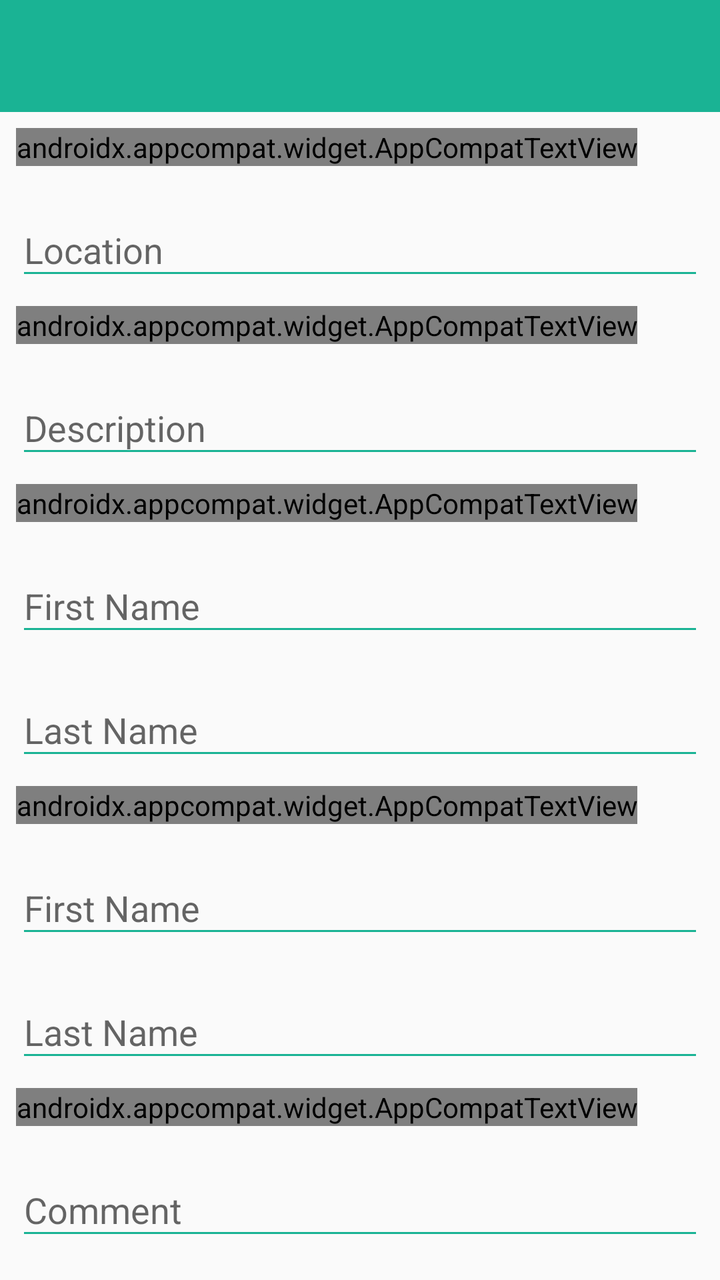
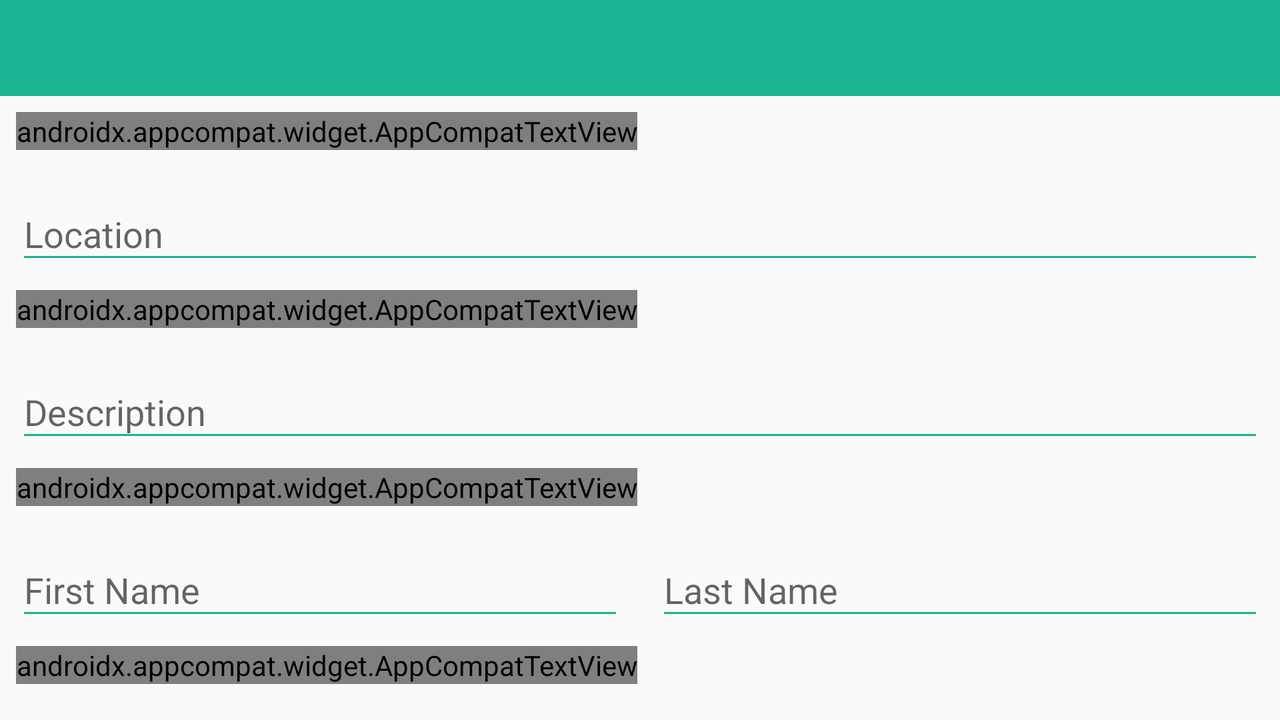

One screen, two layout resources from the same app: the default and the repository's alternative for another configuration. Each is rendered where Android would select it; the XML of both is given below.
<!-- AndroidManifest.xml: application theme AppThemeNoActionBar -->
<!-- res/layout/activity_new_found_object.xml -->
<?xml version="1.0" encoding="utf-8"?>
<RelativeLayout xmlns:android="http://schemas.android.com/apk/res/android"
    xmlns:tools="http://schemas.android.com/tools"
    android:layout_width="match_parent"
    android:layout_height="match_parent"
    xmlns:app="http://schemas.android.com/apk/res-auto"
    tools:context=".activites.NewFoundObjectActivity">

    
    <android.support.design.widget.AppBarLayout
        android:id="@+id/appbar"
        android:layout_width="match_parent"
        android:layout_height="wrap_content"
        android:theme="@style/ThemeOverlay.AppCompat.Dark.ActionBar">

        <include layout="@layout/include_toolbar" />

    </android.support.design.widget.AppBarLayout>

    <android.support.v4.widget.NestedScrollView
        android:layout_width="match_parent"
        android:layout_height="match_parent"
        android:layout_below="@id/appbar">

        <android.support.v7.widget.LinearLayoutCompat
            android:layout_width="match_parent"
            android:layout_height="match_parent"
            android:orientation="vertical">

            
            <android.support.v7.widget.AppCompatTextView
                android:id="@+id/tv_new_object_found_location_title"
                android:layout_width="wrap_content"
                android:layout_height="wrap_content"
                android:layout_marginStart="8dp"
                android:layout_marginTop="8dp"
                android:text="@string/text_new_order_location"
                android:textColor="@color/colorSecondary"
                android:textSize="16sp"
                android:textStyle="bold" />

            
            <android.support.design.widget.TextInputLayout
                android:id="@+id/il_new_object_found_location"
                android:layout_width="match_parent"
                android:layout_height="wrap_content"
                android:layout_marginStart="8dp"
                android:layout_marginTop="8dp"
                android:layout_marginEnd="8dp"
                app:hintTextAppearance="@style/MyHintTextStyle">

                <android.support.v7.widget.AppCompatEditText
                    android:id="@+id/et_new_object_found_location"
                    android:layout_width="match_parent"
                    android:layout_height="wrap_content"
                    android:hint="@string/hint_new_order_location"
                    android:inputType="text"
                    android:theme="@style/MyEditTextStyle" />
            </android.support.design.widget.TextInputLayout>

            
            <android.support.v7.widget.AppCompatTextView
                android:id="@+id/tv_new_object_found_description_title"
                android:layout_width="wrap_content"
                android:layout_height="wrap_content"
                android:layout_marginStart="8dp"
                android:layout_marginTop="8dp"
                android:text="@string/text_new_order_description"
                android:textColor="@color/colorSecondary"
                android:textSize="16sp"
                android:textStyle="bold" />

            
            <android.support.design.widget.TextInputLayout
                android:id="@+id/il_new_object_found_description"
                android:layout_width="match_parent"
                android:layout_height="wrap_content"
                android:layout_marginStart="8dp"
                android:layout_marginTop="8dp"
                android:layout_marginEnd="8dp"
                app:hintTextAppearance="@style/MyHintTextStyle">

                <android.support.v7.widget.AppCompatEditText
                    android:id="@+id/et_new_object_found_description"
                    android:layout_width="match_parent"
                    android:layout_height="wrap_content"
                    android:hint="@string/hint_new_order_description"
                    android:inputType="textMultiLine"
                    android:lines="5"
                    android:minLines="1"
                    android:theme="@style/MyEditTextStyle" />
            </android.support.design.widget.TextInputLayout>

            
            <android.support.v7.widget.AppCompatTextView
                android:id="@+id/tv_new_object_found_by_title"
                android:layout_width="wrap_content"
                android:layout_height="wrap_content"
                android:layout_marginStart="8dp"
                android:layout_marginTop="8dp"
                android:text="@string/text_show_lost_and_found_found_by"
                android:textColor="@color/colorSecondary"
                android:textSize="16sp"
                android:textStyle="bold" />

            
            <android.support.design.widget.TextInputLayout
                android:id="@+id/il_new_object_found_first_name"
                android:layout_width="match_parent"
                android:layout_height="wrap_content"
                android:layout_marginStart="8dp"
                android:layout_marginTop="8dp"
                android:layout_marginEnd="8dp"
                app:hintTextAppearance="@style/MyHintTextStyle">

                <android.support.v7.widget.AppCompatEditText
                    android:id="@+id/et_new_object_found_first_name"
                    android:layout_width="match_parent"
                    android:layout_height="wrap_content"
                    android:hint="@string/hint_new_order_first_name"
                    android:inputType="text"
                    android:theme="@style/MyEditTextStyle" />
            </android.support.design.widget.TextInputLayout>

            
            <android.support.design.widget.TextInputLayout
                android:id="@+id/il_new_object_found_last_name"
                android:layout_width="match_parent"
                android:layout_height="wrap_content"
                android:layout_marginStart="8dp"
                android:layout_marginTop="8dp"
                android:layout_marginEnd="8dp"
                app:hintTextAppearance="@style/MyHintTextStyle">

                <android.support.v7.widget.AppCompatEditText
                    android:id="@+id/et_new_object_found_last_name"
                    android:layout_width="match_parent"
                    android:layout_height="wrap_content"
                    android:hint="@string/hint_new_order_last_name"
                    android:inputType="text"
                    android:theme="@style/MyEditTextStyle" />
            </android.support.design.widget.TextInputLayout>

            
            <android.support.v7.widget.AppCompatTextView
                android:id="@+id/tv_new_object_found_belong_by_title"
                android:layout_width="wrap_content"
                android:layout_height="wrap_content"
                android:layout_marginStart="8dp"
                android:layout_marginTop="8dp"
                android:text="@string/text_show_lost_and_found_belong_to"
                android:textColor="@color/colorSecondary"
                android:textSize="16sp"
                android:textStyle="bold" />

            
            <android.support.design.widget.TextInputLayout
                android:id="@+id/il_new_object_found_belong_first_name"
                android:layout_width="match_parent"
                android:layout_height="wrap_content"
                android:layout_marginStart="8dp"
                android:layout_marginTop="8dp"
                android:layout_marginEnd="8dp"
                app:hintTextAppearance="@style/MyHintTextStyle">

                <android.support.v7.widget.AppCompatEditText
                    android:id="@+id/et_new_object_found_belong_first_name"
                    android:layout_width="match_parent"
                    android:layout_height="wrap_content"
                    android:hint="@string/hint_new_order_first_name"
                    android:inputType="text"
                    android:theme="@style/MyEditTextStyle" />
            </android.support.design.widget.TextInputLayout>

            
            <android.support.design.widget.TextInputLayout
                android:id="@+id/il_new_object_found_belong_last_name"
                android:layout_width="match_parent"
                android:layout_height="wrap_content"
                android:layout_marginStart="8dp"
                android:layout_marginTop="8dp"
                android:layout_marginEnd="8dp"
                app:hintTextAppearance="@style/MyHintTextStyle">

                <android.support.v7.widget.AppCompatEditText
                    android:id="@+id/et_new_object_found_belong_last_name"
                    android:layout_width="match_parent"
                    android:layout_height="wrap_content"
                    android:hint="@string/hint_new_order_last_name"
                    android:inputType="text"
                    android:theme="@style/MyEditTextStyle" />
            </android.support.design.widget.TextInputLayout>

            
            <android.support.v7.widget.AppCompatTextView
                android:id="@+id/tv_new_object_found_comment_title"
                android:layout_width="wrap_content"
                android:layout_height="wrap_content"
                android:layout_marginStart="8dp"
                android:layout_marginTop="8dp"
                android:text="@string/text_show_lost_and_found_comment"
                android:textColor="@color/colorSecondary"
                android:textSize="16sp"
                android:textStyle="bold" />

            
            <android.support.design.widget.TextInputLayout
                android:id="@+id/il_new_object_found_comment"
                android:layout_width="match_parent"
                android:layout_height="wrap_content"
                android:layout_marginStart="8dp"
                android:layout_marginTop="8dp"
                android:layout_marginEnd="8dp"
                android:layout_marginBottom="42dp"
                app:hintTextAppearance="@style/MyHintTextStyle">

                <android.support.v7.widget.AppCompatEditText
                    android:id="@+id/et_new_object_found_comment"
                    android:layout_width="match_parent"
                    android:layout_height="wrap_content"
                    android:hint="@string/text_show_lost_and_found_comment"
                    android:inputType="textMultiLine"
                    android:lines="5"
                    android:minLines="1"
                    android:theme="@style/MyEditTextStyle" />
            </android.support.design.widget.TextInputLayout>


        </android.support.v7.widget.LinearLayoutCompat>

    </android.support.v4.widget.NestedScrollView>

</RelativeLayout>
<!-- res/layout/include_toolbar.xml (included above) -->
<?xml version="1.0" encoding="utf-8"?>
<android.support.v7.widget.Toolbar
    xmlns:android="http://schemas.android.com/apk/res/android"
    xmlns:app="http://schemas.android.com/apk/res-auto"
    android:id="@+id/toolbar"
    android:layout_width="match_parent"
    android:layout_height="?attr/actionBarSize"
    android:background="@color/colorPrimary"
    app:popupTheme="@style/ThemeOverlay.AppCompat.Light">

    
    <android.support.v7.widget.AppCompatTextView
        android:id="@+id/toolbar_center_title"
        android:layout_width="wrap_content"
        android:layout_height="wrap_content"
        android:layout_gravity="center"
        android:textColor="@color/white"
        android:textSize="24sp"
        android:textStyle="bold"
        android:text="" />

</android.support.v7.widget.Toolbar>
<!-- resources referenced by this layout -->
<resources>
  <color name="colorPrimary">#1ab394</color>
  <color name="white">#FFFFFF</color>
  <string name="hint_new_order_description">Description</string>
  <string name="hint_new_order_first_name">First Name</string>
  <string name="hint_new_order_last_name">Last Name</string>
  <string name="hint_new_order_location">Location</string>
  <string name="text_new_order_description">Description</string>
  <string name="text_new_order_location">Location</string>
  <string name="text_show_lost_and_found_belong_to">Belong to</string>
  <string name="text_show_lost_and_found_comment">Comment</string>
  <string name="text_show_lost_and_found_found_by">Found by</string>
  <style name="MyEditTextStyle" parent="Widget.AppCompat.EditText">
          <item name="colorControlNormal">@color/colorPrimary</item>
          <item name="colorControlActivated">@color/colorPrimaryDark</item>
          <item name="colorControlHighlight">@color/colorPrimaryDark</item>
          <item name="android:textColorHint">@color/colorPrimary</item>
      </style>
  <style name="MyHintTextStyle" parent="TextAppearance.AppCompat.Small">
          <item name="android:textColor">@color/colorPrimaryDark</item>
      </style>
  <style name="AppThemeNoActionBar" parent="Theme.AppCompat.Light.NoActionBar">
  
          <item name="colorPrimary">@color/colorPrimary</item>
          <item name="colorPrimaryDark">@color/colorPrimaryDark</item>
          <item name="colorAccent">@color/colorPrimaryDark</item>
  
      </style>
  <color name="colorPrimaryDark">#008266</color>
</resources>
<!-- res/layout-land/activity_new_found_object.xml (the repository's variant of the layout above) -->
<!-- drawn on the phone turned sideways -->
<?xml version="1.0" encoding="utf-8"?>
<RelativeLayout xmlns:android="http://schemas.android.com/apk/res/android"
    xmlns:tools="http://schemas.android.com/tools"
    android:layout_width="match_parent"
    android:layout_height="match_parent"
    xmlns:app="http://schemas.android.com/apk/res-auto"
    tools:context=".activites.NewFoundObjectActivity">

    
    <android.support.design.widget.AppBarLayout
        android:id="@+id/appbar"
        android:layout_width="match_parent"
        android:layout_height="wrap_content"
        android:theme="@style/ThemeOverlay.AppCompat.Dark.ActionBar">

        <include layout="@layout/include_toolbar" />

    </android.support.design.widget.AppBarLayout>

    <android.support.v4.widget.NestedScrollView
        android:layout_width="match_parent"
        android:layout_height="match_parent"
        android:layout_below="@id/appbar">

        <android.support.v7.widget.LinearLayoutCompat
            android:layout_width="match_parent"
            android:layout_height="match_parent"
            android:orientation="vertical">

            
            <android.support.v7.widget.AppCompatTextView
                android:id="@+id/tv_new_object_found_location_title"
                android:layout_width="wrap_content"
                android:layout_height="wrap_content"
                android:layout_marginStart="8dp"
                android:layout_marginTop="8dp"
                android:text="@string/text_new_order_location"
                android:textColor="@color/colorSecondary"
                android:textSize="16sp"
                android:textStyle="bold" />

            
            <android.support.design.widget.TextInputLayout
                android:id="@+id/il_new_object_found_location"
                android:layout_width="match_parent"
                android:layout_height="wrap_content"
                android:layout_marginStart="8dp"
                android:layout_marginTop="8dp"
                android:layout_marginEnd="8dp"
                app:hintTextAppearance="@style/MyHintTextStyle">

                <android.support.v7.widget.AppCompatEditText
                    android:id="@+id/et_new_object_found_location"
                    android:layout_width="match_parent"
                    android:layout_height="wrap_content"
                    android:hint="@string/hint_new_order_location"
                    android:inputType="text"
                    android:theme="@style/MyEditTextStyle" />
            </android.support.design.widget.TextInputLayout>

            
            <android.support.v7.widget.AppCompatTextView
                android:id="@+id/tv_new_object_found_description_title"
                android:layout_width="wrap_content"
                android:layout_height="wrap_content"
                android:layout_marginStart="8dp"
                android:layout_marginTop="8dp"
                android:text="@string/text_new_order_description"
                android:textColor="@color/colorSecondary"
                android:textSize="16sp"
                android:textStyle="bold" />

            
            <android.support.design.widget.TextInputLayout
                android:id="@+id/il_new_object_found_description"
                android:layout_width="match_parent"
                android:layout_height="wrap_content"
                android:layout_marginStart="8dp"
                android:layout_marginTop="8dp"
                android:layout_marginEnd="8dp"
                app:hintTextAppearance="@style/MyHintTextStyle">

                <android.support.v7.widget.AppCompatEditText
                    android:id="@+id/et_new_object_found_description"
                    android:layout_width="match_parent"
                    android:layout_height="wrap_content"
                    android:hint="@string/hint_new_order_description"
                    android:inputType="textMultiLine"
                    android:lines="5"
                    android:minLines="1"
                    android:theme="@style/MyEditTextStyle" />
            </android.support.design.widget.TextInputLayout>

            
            <android.support.v7.widget.AppCompatTextView
                android:id="@+id/tv_new_object_found_by_title"
                android:layout_width="wrap_content"
                android:layout_height="wrap_content"
                android:layout_marginStart="8dp"
                android:layout_marginTop="8dp"
                android:text="@string/text_show_lost_and_found_found_by"
                android:textColor="@color/colorSecondary"
                android:textSize="16sp"
                android:textStyle="bold" />

            <LinearLayout
                android:layout_width="match_parent"
                android:layout_height="match_parent"
                android:orientation="horizontal"
                android:weightSum="2">

                <LinearLayout
                    android:layout_width="0dp"
                    android:layout_height="wrap_content"
                    android:layout_weight="1"
                    android:orientation="vertical">

                    
                    <android.support.design.widget.TextInputLayout
                        android:id="@+id/il_new_object_found_first_name"
                        android:layout_width="match_parent"
                        android:layout_height="wrap_content"
                        android:layout_marginStart="8dp"
                        android:layout_marginTop="8dp"
                        android:layout_marginEnd="8dp"
                        app:hintTextAppearance="@style/MyHintTextStyle">

                        <android.support.v7.widget.AppCompatEditText
                            android:id="@+id/et_new_object_found_first_name"
                            android:layout_width="match_parent"
                            android:layout_height="wrap_content"
                            android:hint="@string/hint_new_order_first_name"
                            android:inputType="text"
                            android:theme="@style/MyEditTextStyle" />
                    </android.support.design.widget.TextInputLayout>

                </LinearLayout>

                <LinearLayout
                    android:layout_width="0dp"
                    android:layout_height="wrap_content"
                    android:layout_weight="1"
                    android:orientation="vertical">

                    
                    <android.support.design.widget.TextInputLayout
                        android:id="@+id/il_new_object_found_last_name"
                        android:layout_width="match_parent"
                        android:layout_height="wrap_content"
                        android:layout_marginStart="8dp"
                        android:layout_marginTop="8dp"
                        android:layout_marginEnd="8dp"
                        app:hintTextAppearance="@style/MyHintTextStyle">

                        <android.support.v7.widget.AppCompatEditText
                            android:id="@+id/et_new_object_found_last_name"
                            android:layout_width="match_parent"
                            android:layout_height="wrap_content"
                            android:hint="@string/hint_new_order_last_name"
                            android:inputType="text"
                            android:theme="@style/MyEditTextStyle" />
                    </android.support.design.widget.TextInputLayout>

                </LinearLayout>

            </LinearLayout>

            
            <android.support.v7.widget.AppCompatTextView
                android:id="@+id/tv_new_object_found_belong_by_title"
                android:layout_width="wrap_content"
                android:layout_height="wrap_content"
                android:layout_marginStart="8dp"
                android:layout_marginTop="8dp"
                android:text="@string/text_show_lost_and_found_belong_to"
                android:textColor="@color/colorSecondary"
                android:textSize="16sp"
                android:textStyle="bold" />

            <LinearLayout
                android:layout_width="match_parent"
                android:layout_height="match_parent"
                android:orientation="horizontal"
                android:weightSum="2">

                <LinearLayout
                    android:layout_width="0dp"
                    android:layout_height="wrap_content"
                    android:layout_weight="1"
                    android:orientation="vertical">

                    
                    <android.support.design.widget.TextInputLayout
                        android:id="@+id/il_new_object_found_belong_first_name"
                        android:layout_width="match_parent"
                        android:layout_height="wrap_content"
                        android:layout_marginStart="8dp"
                        android:layout_marginTop="8dp"
                        android:layout_marginEnd="8dp"
                        app:hintTextAppearance="@style/MyHintTextStyle">

                        <android.support.v7.widget.AppCompatEditText
                            android:id="@+id/et_new_object_found_belong_first_name"
                            android:layout_width="match_parent"
                            android:layout_height="wrap_content"
                            android:hint="@string/hint_new_order_first_name"
                            android:inputType="text"
                            android:theme="@style/MyEditTextStyle" />
                    </android.support.design.widget.TextInputLayout>

                </LinearLayout>

                <LinearLayout
                    android:layout_width="0dp"
                    android:layout_height="wrap_content"
                    android:layout_weight="1"
                    android:orientation="vertical">

                    
                    <android.support.design.widget.TextInputLayout
                        android:id="@+id/il_new_object_found_belong_last_name"
                        android:layout_width="match_parent"
                        android:layout_height="wrap_content"
                        android:layout_marginStart="8dp"
                        android:layout_marginTop="8dp"
                        android:layout_marginEnd="8dp"
                        app:hintTextAppearance="@style/MyHintTextStyle">

                        <android.support.v7.widget.AppCompatEditText
                            android:id="@+id/et_new_object_found_belong_last_name"
                            android:layout_width="match_parent"
                            android:layout_height="wrap_content"
                            android:hint="@string/hint_new_order_last_name"
                            android:inputType="text"
                            android:theme="@style/MyEditTextStyle" />
                    </android.support.design.widget.TextInputLayout>

                </LinearLayout>

            </LinearLayout>

            
            <android.support.v7.widget.AppCompatTextView
                android:id="@+id/tv_new_object_found_comment_title"
                android:layout_width="wrap_content"
                android:layout_height="wrap_content"
                android:layout_marginStart="8dp"
                android:layout_marginTop="8dp"
                android:text="@string/text_show_lost_and_found_comment"
                android:textColor="@color/colorSecondary"
                android:textSize="16sp"
                android:textStyle="bold" />

            
            <android.support.design.widget.TextInputLayout
                android:id="@+id/il_new_object_found_comment"
                android:layout_width="match_parent"
                android:layout_height="wrap_content"
                android:layout_marginStart="8dp"
                android:layout_marginTop="8dp"
                android:layout_marginEnd="8dp"
                android:layout_marginBottom="42dp"
                app:hintTextAppearance="@style/MyHintTextStyle">

                <android.support.v7.widget.AppCompatEditText
                    android:id="@+id/et_new_object_found_comment"
                    android:layout_width="match_parent"
                    android:layout_height="wrap_content"
                    android:hint="@string/text_show_lost_and_found_comment"
                    android:inputType="textMultiLine"
                    android:lines="5"
                    android:minLines="1"
                    android:theme="@style/MyEditTextStyle" />
            </android.support.design.widget.TextInputLayout>


        </android.support.v7.widget.LinearLayoutCompat>

    </android.support.v4.widget.NestedScrollView>

</RelativeLayout>
